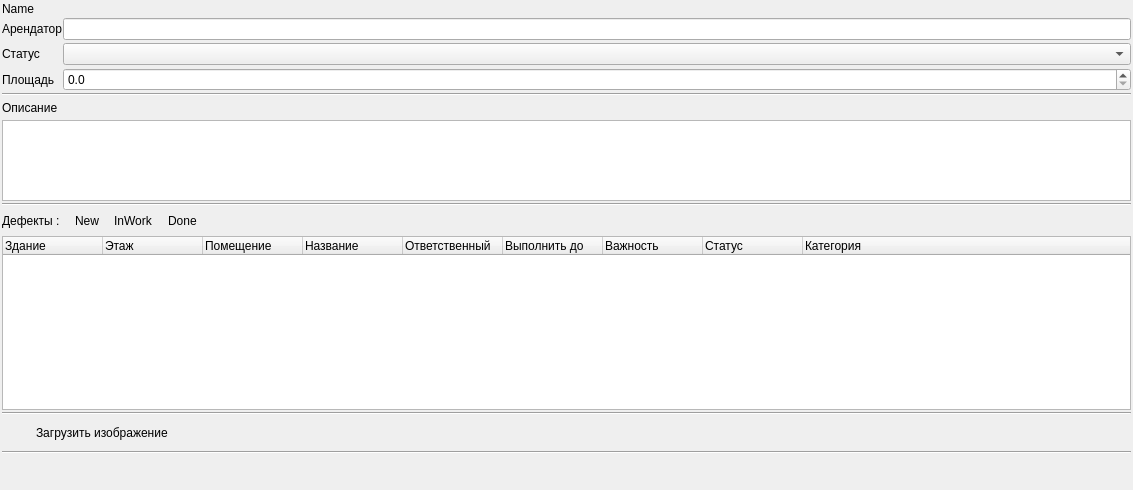
<?xml version="1.0" encoding="UTF-8"?>
<ui version="4.0">
 <class>InfoForm</class>
 <widget class="QWidget" name="InfoForm">
  <property name="geometry">
   <rect>
    <x>0</x>
    <y>0</y>
    <width>1133</width>
    <height>490</height>
   </rect>
  </property>
  <property name="windowTitle">
   <string>Form</string>
  </property>
  <layout class="QVBoxLayout" name="verticalLayout_2">
   <property name="spacing">
    <number>2</number>
   </property>
   <property name="leftMargin">
    <number>2</number>
   </property>
   <property name="topMargin">
    <number>2</number>
   </property>
   <property name="rightMargin">
    <number>2</number>
   </property>
   <property name="bottomMargin">
    <number>2</number>
   </property>
   <item>
    <widget class="QLabel" name="name">
     <property name="text">
      <string>Name</string>
     </property>
     <property name="wordWrap">
      <bool>true</bool>
     </property>
    </widget>
   </item>
   <item>
    <widget class="QWidget" name="roomWidget" native="true">
     <layout class="QVBoxLayout" name="verticalLayout" stretch="0">
      <property name="spacing">
       <number>3</number>
      </property>
      <property name="leftMargin">
       <number>0</number>
      </property>
      <property name="topMargin">
       <number>0</number>
      </property>
      <property name="rightMargin">
       <number>0</number>
      </property>
      <property name="bottomMargin">
       <number>0</number>
      </property>
      <item>
       <layout class="QFormLayout" name="roomWidgetLayout">
        <property name="horizontalSpacing">
         <number>0</number>
        </property>
        <property name="verticalSpacing">
         <number>3</number>
        </property>
        <item row="0" column="0">
         <widget class="QLabel" name="label">
          <property name="text">
           <string>Арендатор</string>
          </property>
         </widget>
        </item>
        <item row="1" column="0">
         <widget class="QLabel" name="label_3">
          <property name="text">
           <string>Статус</string>
          </property>
         </widget>
        </item>
        <item row="1" column="1">
         <widget class="QComboBox" name="status"/>
        </item>
        <item row="0" column="1">
         <widget class="QLineEdit" name="renter"/>
        </item>
        <item row="2" column="0">
         <widget class="QLabel" name="label_5">
          <property name="text">
           <string>Площадь</string>
          </property>
         </widget>
        </item>
        <item row="2" column="1">
         <widget class="QDoubleSpinBox" name="square">
          <property name="decimals">
           <number>1</number>
          </property>
          <property name="maximum">
           <double>100000.000000000000000</double>
          </property>
         </widget>
        </item>
       </layout>
      </item>
     </layout>
    </widget>
   </item>
   <item>
    <widget class="Line" name="line_4">
     <property name="orientation">
      <enum>Qt::Horizontal</enum>
     </property>
    </widget>
   </item>
   <item>
    <layout class="QHBoxLayout" name="horizontalLayout_4">
     <item>
      <widget class="QLabel" name="label_7">
       <property name="text">
        <string>Описание</string>
       </property>
      </widget>
     </item>
     <item>
      <spacer name="horizontalSpacer_7">
       <property name="orientation">
        <enum>Qt::Horizontal</enum>
       </property>
       <property name="sizeHint" stdset="0">
        <size>
         <width>40</width>
         <height>20</height>
        </size>
       </property>
      </spacer>
     </item>
    </layout>
   </item>
   <item>
    <widget class="QTextEdit" name="description">
     <property name="maximumSize">
      <size>
       <width>16777215</width>
       <height>100</height>
      </size>
     </property>
    </widget>
   </item>
   <item>
    <widget class="Line" name="line_3">
     <property name="orientation">
      <enum>Qt::Horizontal</enum>
     </property>
    </widget>
   </item>
   <item>
    <layout class="QHBoxLayout" name="horizontalLayout_3">
     <item>
      <widget class="QLabel" name="loadImageLabel_2">
       <property name="text">
        <string>Дефекты :</string>
       </property>
      </widget>
     </item>
     <item>
      <spacer name="horizontalSpacer_4">
       <property name="orientation">
        <enum>Qt::Horizontal</enum>
       </property>
       <property name="sizeType">
        <enum>QSizePolicy::Fixed</enum>
       </property>
       <property name="sizeHint" stdset="0">
        <size>
         <width>13</width>
         <height>13</height>
        </size>
       </property>
      </spacer>
     </item>
     <item>
      <widget class="QLabel" name="tasksNew">
       <property name="text">
        <string>New</string>
       </property>
      </widget>
     </item>
     <item>
      <spacer name="horizontalSpacer_5">
       <property name="orientation">
        <enum>Qt::Horizontal</enum>
       </property>
       <property name="sizeType">
        <enum>QSizePolicy::Fixed</enum>
       </property>
       <property name="sizeHint" stdset="0">
        <size>
         <width>13</width>
         <height>18</height>
        </size>
       </property>
      </spacer>
     </item>
     <item>
      <widget class="QLabel" name="tasksInWork">
       <property name="text">
        <string>InWork</string>
       </property>
      </widget>
     </item>
     <item>
      <spacer name="horizontalSpacer_6">
       <property name="orientation">
        <enum>Qt::Horizontal</enum>
       </property>
       <property name="sizeType">
        <enum>QSizePolicy::Fixed</enum>
       </property>
       <property name="sizeHint" stdset="0">
        <size>
         <width>13</width>
         <height>13</height>
        </size>
       </property>
      </spacer>
     </item>
     <item>
      <widget class="QLabel" name="tasksDone">
       <property name="text">
        <string>Done</string>
       </property>
      </widget>
     </item>
     <item>
      <spacer name="horizontalSpacer_3">
       <property name="orientation">
        <enum>Qt::Horizontal</enum>
       </property>
       <property name="sizeHint" stdset="0">
        <size>
         <width>13</width>
         <height>26</height>
        </size>
       </property>
      </spacer>
     </item>
    </layout>
   </item>
   <item>
    <widget class="QTreeWidget" name="marksTreeWidget">
     <column>
      <property name="text">
       <string>Здание</string>
      </property>
     </column>
     <column>
      <property name="text">
       <string>Этаж</string>
      </property>
     </column>
     <column>
      <property name="text">
       <string>Помещение</string>
      </property>
     </column>
     <column>
      <property name="text">
       <string>Название</string>
      </property>
     </column>
     <column>
      <property name="text">
       <string>Ответственный</string>
      </property>
     </column>
     <column>
      <property name="text">
       <string>Выполнить до</string>
      </property>
     </column>
     <column>
      <property name="text">
       <string>Важность</string>
      </property>
     </column>
     <column>
      <property name="text">
       <string>Статус</string>
      </property>
     </column>
     <column>
      <property name="text">
       <string>Категория</string>
      </property>
     </column>
    </widget>
   </item>
   <item>
    <widget class="Line" name="line">
     <property name="orientation">
      <enum>Qt::Horizontal</enum>
     </property>
    </widget>
   </item>
   <item>
    <layout class="QHBoxLayout" name="horizontalLayout">
     <item>
      <widget class="QPushButton" name="loadImage">
       <property name="minimumSize">
        <size>
         <width>32</width>
         <height>32</height>
        </size>
       </property>
       <property name="maximumSize">
        <size>
         <width>32</width>
         <height>32</height>
        </size>
       </property>
       <property name="styleSheet">
        <string notr="true">border-radius:4;
border-color: rgb(255, 255, 255);</string>
       </property>
       <property name="text">
        <string/>
       </property>
      </widget>
     </item>
     <item>
      <widget class="QLabel" name="loadImageLabel">
       <property name="text">
        <string>Загрузить изображение</string>
       </property>
      </widget>
     </item>
     <item>
      <spacer name="horizontalSpacer_2">
       <property name="orientation">
        <enum>Qt::Horizontal</enum>
       </property>
       <property name="sizeHint" stdset="0">
        <size>
         <width>40</width>
         <height>0</height>
        </size>
       </property>
      </spacer>
     </item>
    </layout>
   </item>
   <item>
    <layout class="QVBoxLayout" name="galeryLayout">
     <property name="spacing">
      <number>3</number>
     </property>
    </layout>
   </item>
   <item>
    <widget class="Line" name="line_2">
     <property name="orientation">
      <enum>Qt::Horizontal</enum>
     </property>
    </widget>
   </item>
   <item>
    <layout class="QHBoxLayout" name="horizontalLayout_2">
     <item>
      <spacer name="horizontalSpacer">
       <property name="orientation">
        <enum>Qt::Horizontal</enum>
       </property>
       <property name="sizeHint" stdset="0">
        <size>
         <width>40</width>
         <height>20</height>
        </size>
       </property>
      </spacer>
     </item>
     <item>
      <widget class="QPushButton" name="apply">
       <property name="minimumSize">
        <size>
         <width>32</width>
         <height>32</height>
        </size>
       </property>
       <property name="maximumSize">
        <size>
         <width>32</width>
         <height>32</height>
        </size>
       </property>
       <property name="styleSheet">
        <string notr="true">border-radius:4;
border-color: rgb(255, 255, 255);</string>
       </property>
       <property name="text">
        <string/>
       </property>
      </widget>
     </item>
     <item>
      <widget class="QPushButton" name="cancel">
       <property name="minimumSize">
        <size>
         <width>32</width>
         <height>32</height>
        </size>
       </property>
       <property name="maximumSize">
        <size>
         <width>32</width>
         <height>32</height>
        </size>
       </property>
       <property name="styleSheet">
        <string notr="true">border-radius:4;
border-color: rgb(255, 255, 255);</string>
       </property>
       <property name="text">
        <string/>
       </property>
      </widget>
     </item>
    </layout>
   </item>
  </layout>
  <zorder>marksTreeWidget</zorder>
  <zorder>line</zorder>
  <zorder>line_2</zorder>
  <zorder>line_3</zorder>
  <zorder>roomWidget</zorder>
  <zorder>name</zorder>
  <zorder>line_4</zorder>
  <zorder>description</zorder>
 </widget>
 <resources/>
 <connections/>
</ui>
